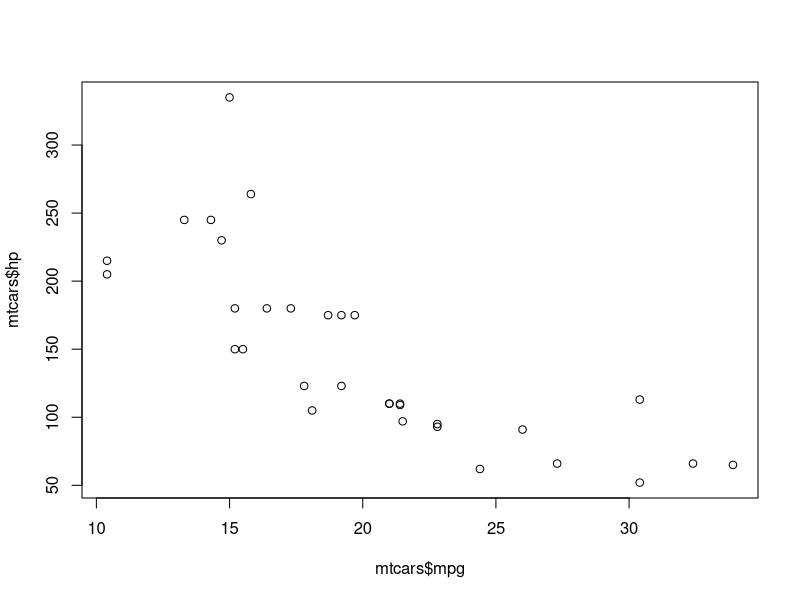
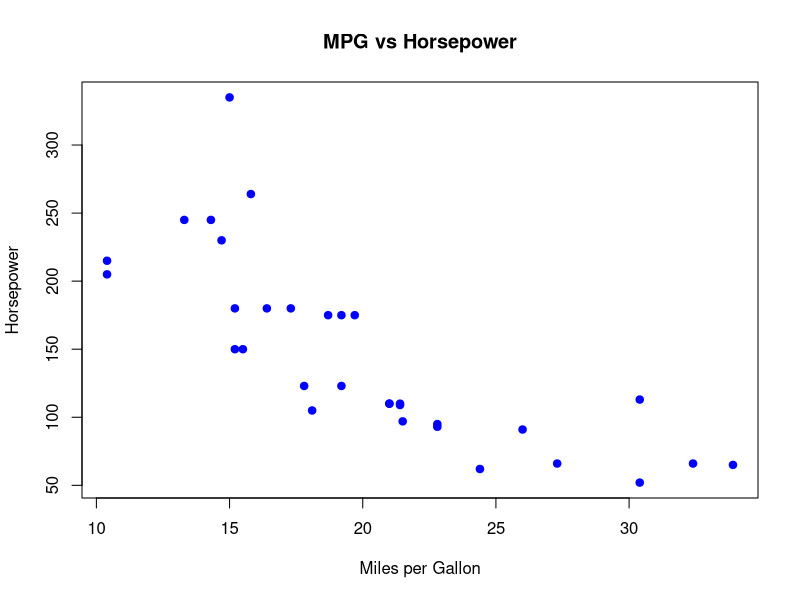
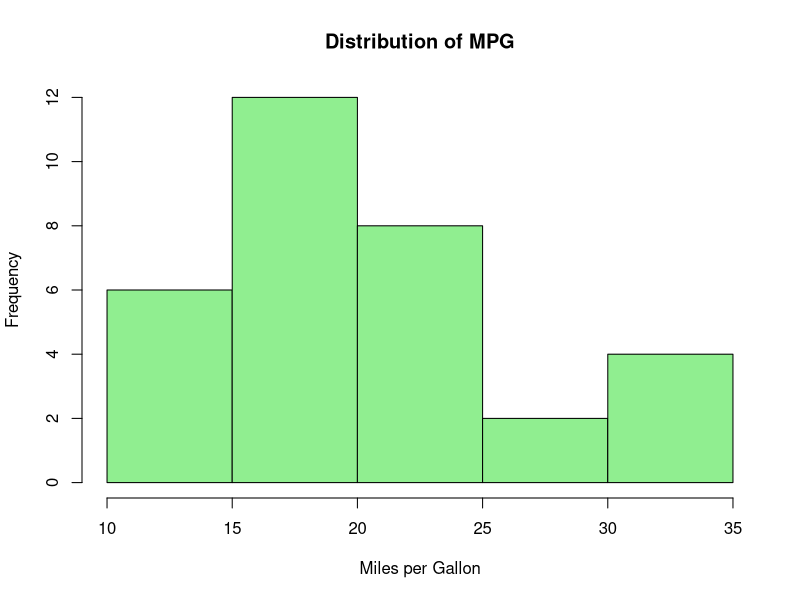
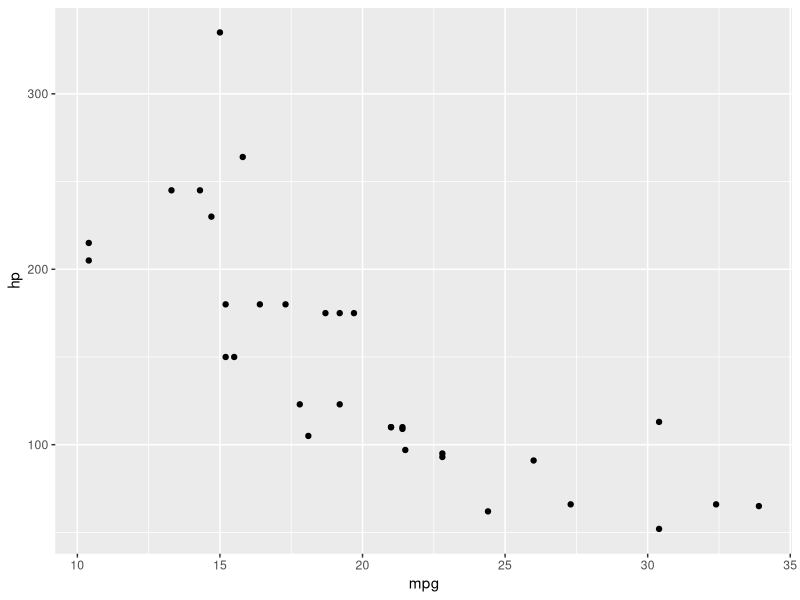

Write R code to recreate these figures, in order. (Note: this script raises an error after producing the figures.)
## ---- chunk 1
mtcars
## ---- chunk 2
summary(mtcars)
## ---- chunk 3
plot(mtcars$mpg, mtcars$hp)
## ---- chunk 4
plot(mtcars$mpg, mtcars$hp,
    main = "MPG vs Horsepower",
    xlab = "Miles per Gallon",
    ylab = "Horsepower",
    col = "blue",
    pch = 19)
## ---- chunk 5
hist(mtcars$mpg,
    main = "Distribution of MPG",
    xlab = "Miles per Gallon",
    col = "lightgreen",
    border = "black")
## ---- chunk 6
library(ggplot2)
ggplot(mtcars, aes(x = mpg, y = hp)) + geom_point()
## ---- chunk 7
library(tidyverse)
library(palmerpenguins) #example dataset built in r
## ---- chunk 8
str(penguins) 
## ---- chunk 9
penguins_long <- penguins %>%
  drop_na() %>%   # Remove rows with missing values
  pivot_longer(
    cols = c(bill_length_mm, bill_depth_mm),
    names_to = "measurement",
    values_to = "value"
  )
penguins_long
## ---- chunk 10
penguins_filtered <- penguins_long %>%
  filter(value > 40)
## ---- chunk 11
ggplot(penguins_clean, aes(x = species, y = bill_length_mm, fill = species)) +
  geom_boxplot() +
  labs(
    title = "Bill Length by Penguin Species",
    x = "Species",
    y = "Bill Length (mm)"
  )
